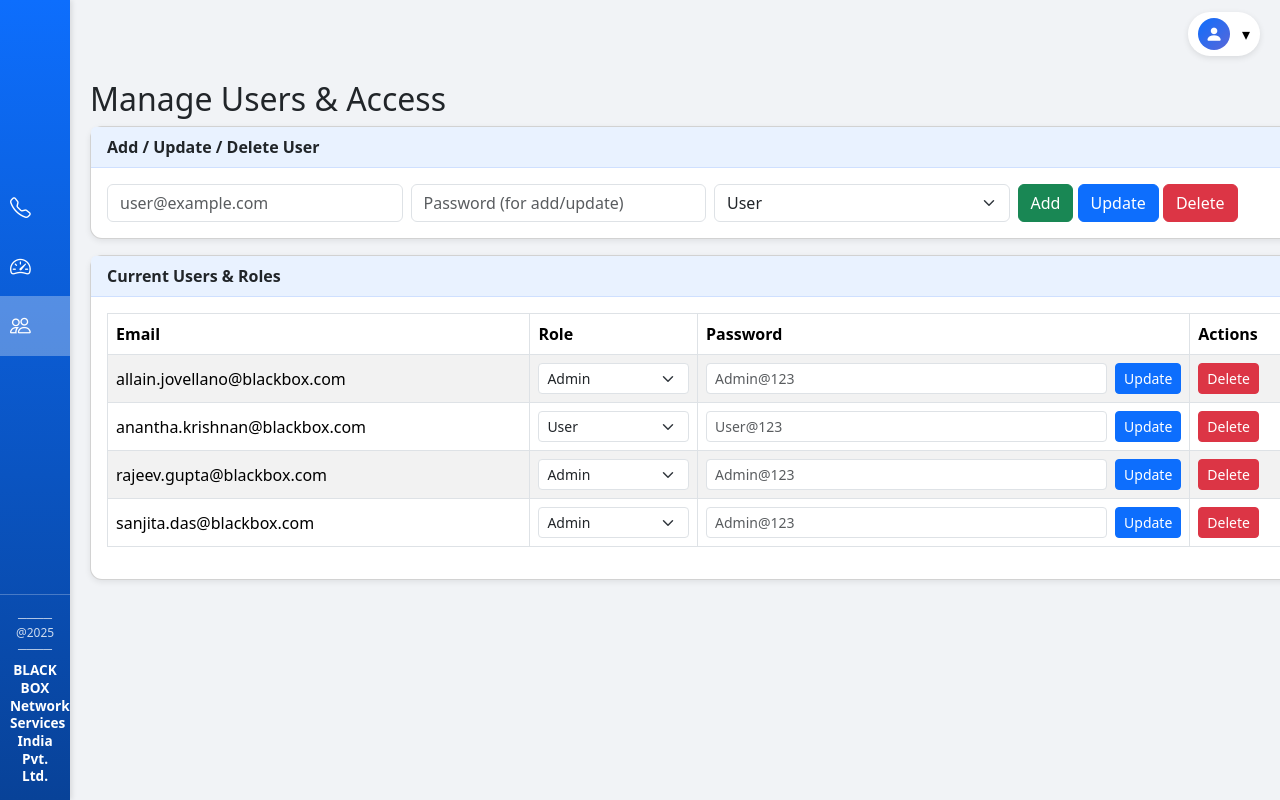
/manage_users (signed in), run on the app's committed database.
### tables this page shows
CREATE TABLE users (
                        email TEXT PRIMARY KEY,
                        password TEXT,
                        role TEXT
                    );

### app.py (the view, shortened to what this page needs)
@app.route("/manage_users", methods=["GET","POST"])
@login_required(role="admin")
def manage_users():
    users = load_users_from_db()
    sorted_users = dict(sorted(users.items()))
    return render_template("manage_users.html", users=sorted_users)

### app.py (called while the page is built)
def get_db_connection():
    conn = sqlite3.connect(DB_PATH)
    conn.row_factory = sqlite3.Row
    return conn

def load_users_from_db():
    conn = get_db_connection()
    rows = conn.execute("SELECT email, password, role FROM users").fetchall()
    conn.close()
    users = {r["email"].lower(): {"password": r["password"], "role": r["role"]} for r in rows}
    return users

def login_required(role=None):
    def wrapper(fn):
        @wraps(fn)
        def decorated(*args, **kwargs):
            if "email" not in session:
                app.logger.warning("Unauthorized access attempt to protected route.")
                return redirect(url_for("login"))
            if role and session.get("role") != role:
                app.logger.warning(f"Access denied for user {session.get('email')} - insufficient role.")
                flash("Access denied", "danger")
                return redirect(url_for("login"))
            return fn(*args, **kwargs)
        return decorated
    return wrapper

### templates/manage_users.html (shortened to what this page needs)
{% extends "base.html" %}
{% block content %}
<h2>Manage Users & Access</h2>
<div class="card mb-3">
  <div class="card-header">Add / Update / Delete User</div>
  <div class="card-body">
    <form method="POST">
      <div class="row g-2 align-items-center">
        <div class="col-md-3">
          <input type="email" name="email" class="form-control" placeholder="user@example.com" required>
        </div>
        <div class="col-md-3">
          <input type="password" name="password" class="form-control" placeholder="Password (for add/update)">
        </div>
        <div class="col-md-3">
          <select name="role" class="form-select">
            <option value="user">User</option>
          </select>
        </div>
        <div class="col-md-3">
          <button type="submit" name="action" value="add" class="btn btn-success">Add</button>
          <button type="submit" name="action" value="update" class="btn btn-primary">Update</button>
          <button type="submit" name="action" value="delete" class="btn btn-danger">Delete</button>
        </div>
      </div>
    </form>
  </div>
</div>
<div class="card">
  <div class="card-header">Current Users & Roles</div>
  <div class="card-body table-responsive">
    <table class="table table-striped table-bordered">
      <thead>
        <tr>
          <th>Email</th>
          <th>Role</th>
          <th>Password</th>
          <th>Actions</th>
        </tr>
      </thead>
      <tbody>
        {% for email, user in users.items() %}
          <tr>
            <td>{{ email }}</td>
            <td>
              <form method="POST" action="{{ url_for('update_user_role', email=email) }}">
                <select name="role" class="form-select form-select-sm" onchange="this.form.submit()">
                  <option value="user" {% if user.role=='user' %}selected{% endif %}>User</option>
                  <option value="admin" {% if user.role=='admin' %}selected{% endif %}>Admin</option>
                </select>
              </form>
            </td>
            <td>
              <form method="POST" action="{{ url_for('update_user_password', email=email) }}" class="d-flex">
                <input type="password" name="password" class="form-control form-control-sm me-2" placeholder="{{ user.password }}" required>
                <button class="btn btn-sm btn-primary" type="submit">Update</button>
              </form>
            </td>
            <td>
              <form method="POST" action="{{ url_for('delete_user', email=email) }}" style="display:inline">
                <button class="btn btn-sm btn-danger" type="submit">Delete</button>
              </form>
            </td>
          </tr>
        {% endfor %}
      </tbody>
    </table>
  </div>
</div>
{% endblock %}

### templates/base.html (shortened to what this page needs)
<!doctype html>
<html lang="en">
<head>
  <link href="https://cdn.jsdelivr.net/npm/bootstrap@5.3.2/dist/css/bootstrap.min.css" rel="stylesheet"/>
  <link href="https://cdn.jsdelivr.net/npm/bootstrap-icons@1.11.1/font/bootstrap-icons.css" rel="stylesheet"/>
</head>
<body>
<div class="sidebar">
  <div class="nav-section">
    <a href="{{ url_for('index') }}" class="{% if request.endpoint=='index' %}active{% endif %}">
      <i class="bi bi-telephone"></i><span>Outbound Caller ID</span>
    </a>
    {% if session.role=='admin' %}
      <a href="{{ url_for('dashboard') }}" class="{% if request.endpoint=='dashboard' %}active{% endif %}">
        <i class="bi bi-speedometer2"></i><span>Dashboard</span>
      </a>
      <a href="{{ url_for('manage_users') }}" class="{% if request.endpoint=='manage_users' %}active{% endif %}">
        <i class="bi bi-people"></i><span>Manage Users</span>
      </a>
    {% endif %}
  </div>
  <div class="sidebar-footer">
    <div class="footer-line">──── @2025 ────</div>
    <span>BLACK BOX Network Services</span>
    <span>India Pvt. Ltd.</span>
  </div>
</div>
{% if session.email %}
<div class="top-right-info dropdown">
  <button class="profile-btn d-flex align-items-center" id="profileDropdown" data-bs-toggle="dropdown" aria-expanded="false">
    <div class="avatar-circle me-2">
      <i class="bi bi-person-fill"></i>
    </div>
    <span class="ms-1">▾</span>
  </button>
</div>
{% endif %}
<div class="content container-fluid">
  {% block content %}{% endblock %}
</div>
</body>
</html>

### templates/base.html (style rules this page uses)
body { padding-top: 60px; font-family: 'Segoe UI', Tahoma, Geneva, Verdana, sans-serif; background-color: #f1f3f6; }
.sidebar { height: 100vh; width: 70px; position: fixed; top: 0; left: 0; background: linear-gradient(180deg, #0d6efd, #084298); transition: width 0.3s; overflow-x: hidden; box-shadow: 2px 0 5px rgba(0,0,0,0.1); z-index: 1000; display: flex; flex-direction: column; justify-content: space-between; align-items: stretch; }
.nav-section { flex-grow: 1; display: flex; flex-direction: column; justify-content: center; transform: translateY(-30px); }
.sidebar a { display: flex; align-items: center; color: #fff; padding: 14px 10px; text-decoration: none; font-weight: 500; transition: background 0.2s, padding-left 0.2s; }
.sidebar a i { font-size: 1.3rem; margin-right: 10px; width: 25px; text-align: center; }
.sidebar a.active { background-color: rgba(255,255,255,0.3); font-weight: 600; }
.sidebar-footer { text-align: center; padding: 15px 10px; color: #fff; border-top: 1px solid rgba(255,255,255,0.25); opacity: 0.95; font-size: 0.85rem; line-height: 1.3; font-weight: 600; }
.sidebar-footer span { display: block; white-space: normal; }
.footer-line { font-size: 0.75rem; font-weight: 500; color: rgba(255,255,255,0.8); margin-bottom: 5px; }
.top-right-info { position: fixed; top: 12px; right: 20px; z-index: 1100; }
.profile-btn { background: #fff; border: none; padding: 6px 10px; border-radius: 50px; cursor: pointer; box-shadow: 0 2px 6px rgba(0,0,0,0.1); display: flex; align-items: center; transition: all 0.2s ease; }
.avatar-circle { width: 32px; height: 32px; border-radius: 50%; background: linear-gradient(135deg, #0d6efd, #5a67d8); color: white; display: flex; align-items: center; justify-content: center; font-size: 1.1rem; }
.content { margin-left: 70px; padding: 20px; transition: margin-left 0.3s; }
.card { border-radius: 0.75rem; box-shadow: 0 2px 6px rgba(0,0,0,0.08); transition: transform 0.2s; }
.card-header { font-weight: 600; background-color: #e9f2ff; border-bottom: 1px solid #cfe0ff; }
.table-striped>tbody>tr:nth-of-type(odd) { background-color: #f8f9fa; }
.table thead { background-color: #0d6efd; color: white; }
.table th, .table td { vertical-align: middle !important; }

### data on the page
users: email "allain.jovellano@blackbox.com", role "Admin"
users: email "anantha.krishnan@blackbox.com", role "User"
users: email "rajeev.gupta@blackbox.com", role "Admin"
users: email "sanjita.das@blackbox.com", role "Admin"
